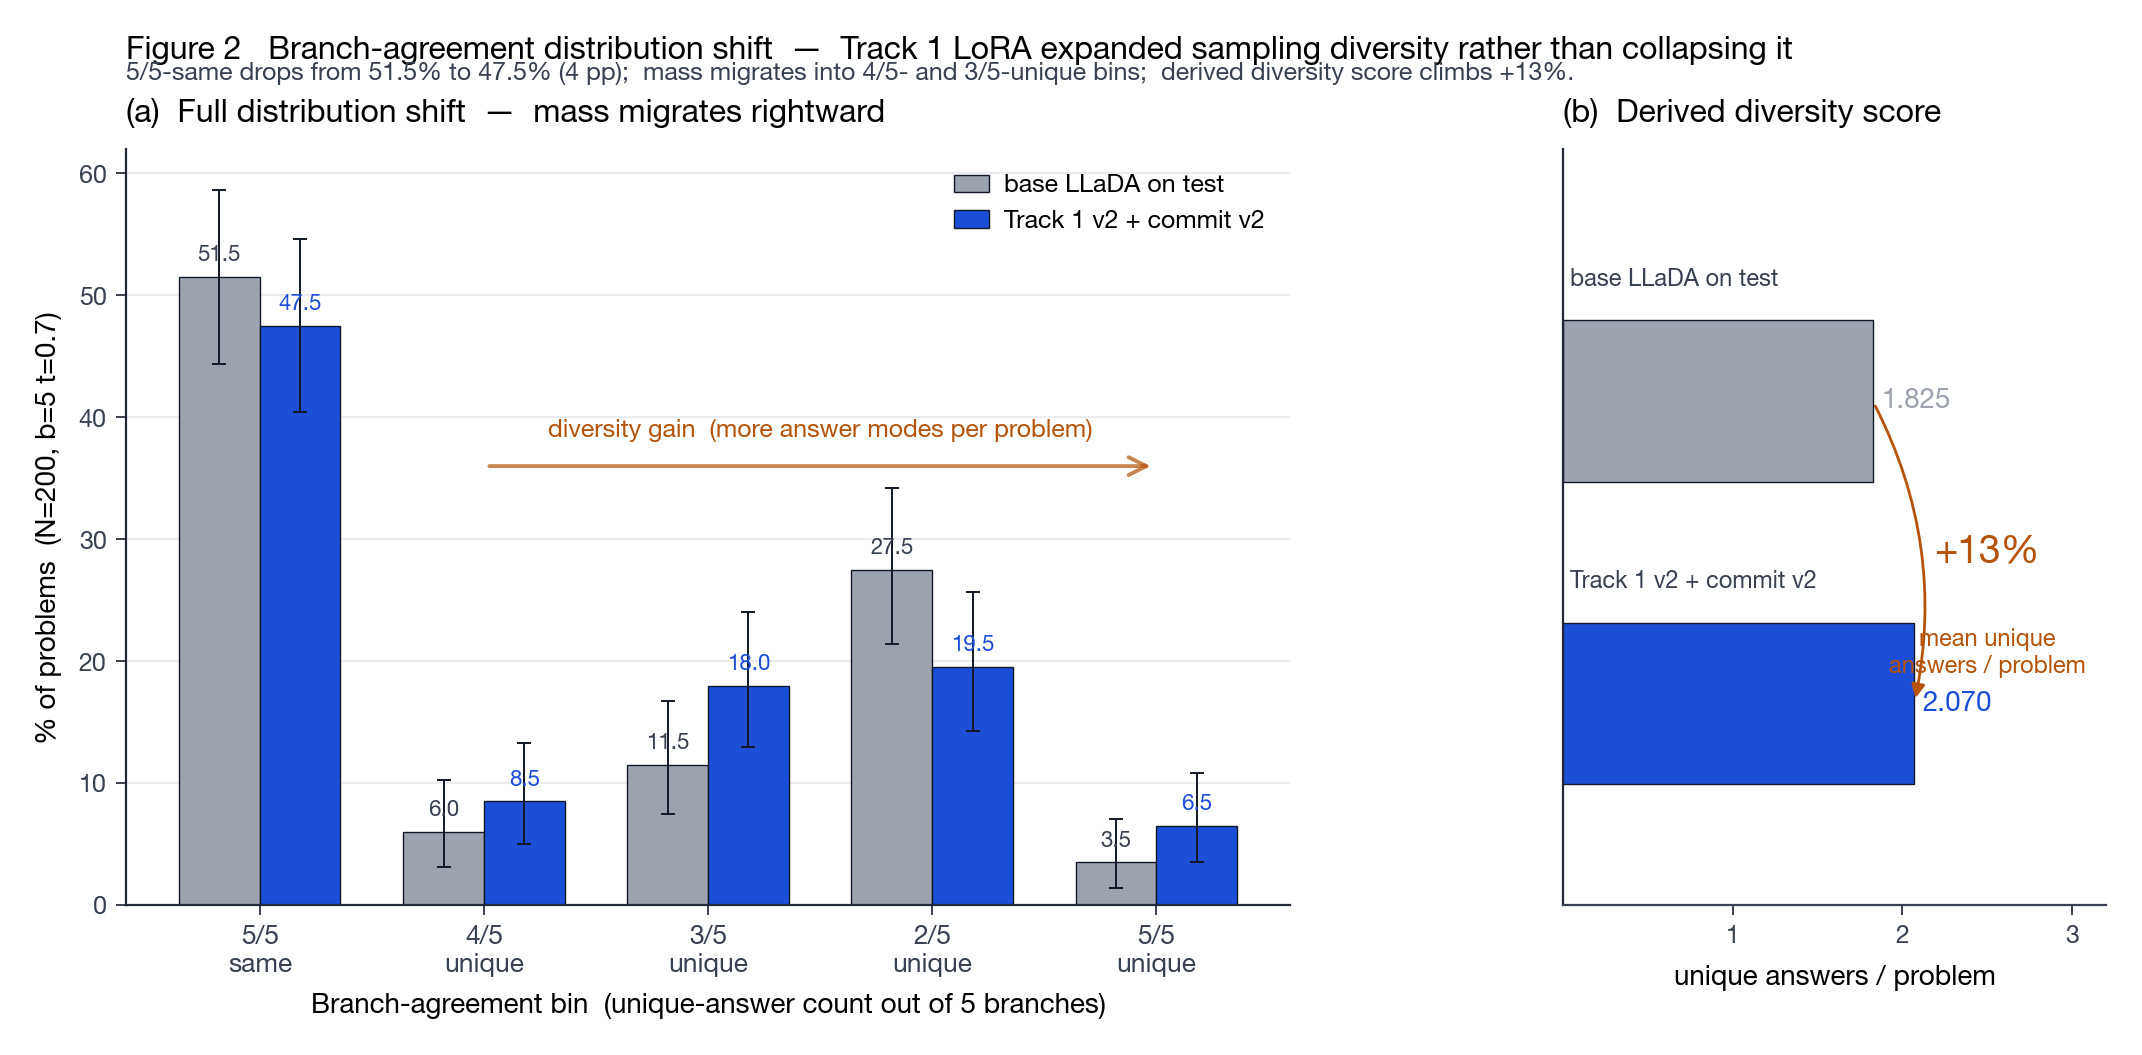

The script that saved this image:
"""Figure 2 — Branch-agreement distribution shift (diversity went UP).

Two-panel layout:
  (a) full 5-bin grouped distribution (5/5-same → 5/5-unique), base vs
      Track-1-v2+commit-v2, with Clopper-Pearson 95% CIs;
  (b) derived "diversity score" overlay — mean unique answers per
      problem, +13% bump (1.825 → 2.07) shown as an annotated horizontal
      bar pair.

Numbers come straight from `e2/RESULTS_TRACK1.md` §"Diversity-expansion
finding" and `scripts/binom_ci.py` HEADLINE list.

Outputs:
  phase2/figures/fig2_branch_agreement.png
  phase2/figures/fig2_branch_agreement.pdf
"""

from __future__ import annotations

import sys
from pathlib import Path

import matplotlib.pyplot as plt
import numpy as np
from scipy.stats import binomtest

REPO_ROOT = Path(__file__).resolve().parents[2]
HERE = Path(__file__).resolve().parent
sys.path.insert(0, str(HERE))
from palette import PALETTE  # noqa: E402

plt.style.use(str(HERE / "sfumato.mplstyle"))

OUT_DIR = HERE
RNG_SEED = 0
N = 200

BINS = ["5/5\nsame", "4/5\nunique", "3/5\nunique", "2/5\nunique", "5/5\nunique"]

# k counts for each bin (RESULTS_TRACK1.md & binom_ci.py HEADLINE)
BASE_K = [103, 12, 23, 55, 7]   # 51.5, 6.0, 11.5, 27.5, 3.5  %
LORA_K = [95,  17, 36, 39, 13]  # 47.5, 8.5, 18.0, 19.5, 6.5  %

# Diversity score = mean unique-answers/problem (bin index k unique × freq)
# precomputed in RESULTS_TRACK1.md: 1.825 → 2.07 (+13%)
BASE_MEAN_UNIQUE = 1.825
LORA_MEAN_UNIQUE = 2.07

BASE_LABEL = "base LLaDA on test"
LORA_LABEL = "Track 1 v2 + commit v2"


def cp_ci(k: int, n: int) -> tuple[float, float, float]:
    r = binomtest(k, n).proportion_ci(method="exact")
    return 100 * k / n, 100 * r.low, 100 * r.high


def draw() -> None:
    np.random.seed(RNG_SEED)

    base_pcts = [cp_ci(k, N)[0] for k in BASE_K]
    lora_pcts = [cp_ci(k, N)[0] for k in LORA_K]
    base_cis = [cp_ci(k, N) for k in BASE_K]
    lora_cis = [cp_ci(k, N) for k in LORA_K]

    fig = plt.figure(figsize=(11.0, 5.4))
    gs = fig.add_gridspec(
        1, 2, width_ratios=[3.0, 1.4], wspace=0.32,
        left=0.07, right=0.97, top=0.86, bottom=0.16,
    )
    ax = fig.add_subplot(gs[0, 0])
    ax2 = fig.add_subplot(gs[0, 1])

    # ---- Panel (a): grouped 5-bin distribution ------------------------
    x = np.arange(len(BINS))
    bw = 0.36
    base_bars = ax.bar(
        x - bw / 2, base_pcts, bw,
        color=PALETTE.base, edgecolor=PALETTE.ink, linewidth=0.5,
        label=BASE_LABEL, zorder=2,
    )
    lora_bars = ax.bar(
        x + bw / 2, lora_pcts, bw,
        color=PALETTE.v3, edgecolor=PALETTE.ink, linewidth=0.5,
        label=LORA_LABEL, zorder=2,
    )

    for i in range(len(BINS)):
        # CI whiskers
        ax.errorbar(
            x[i] - bw / 2, base_pcts[i],
            yerr=[[base_pcts[i] - base_cis[i][1]], [base_cis[i][2] - base_pcts[i]]],
            fmt="none", ecolor=PALETTE.ink, elinewidth=0.7,
            capsize=2.5, capthick=0.7, zorder=3,
        )
        ax.errorbar(
            x[i] + bw / 2, lora_pcts[i],
            yerr=[[lora_pcts[i] - lora_cis[i][1]], [lora_cis[i][2] - lora_pcts[i]]],
            fmt="none", ecolor=PALETTE.ink, elinewidth=0.7,
            capsize=2.5, capthick=0.7, zorder=3,
        )
        # Numeric labels
        ax.text(
            x[i] - bw / 2, base_pcts[i] + 1.0, f"{base_pcts[i]:.1f}",
            ha="center", va="bottom", fontsize=8.0, color=PALETTE.sub,
        )
        ax.text(
            x[i] + bw / 2, lora_pcts[i] + 1.0, f"{lora_pcts[i]:.1f}",
            ha="center", va="bottom", fontsize=8.0, color=PALETTE.v3,
            fontweight="semibold",
        )

    ax.set_xticks(x)
    ax.set_xticklabels(BINS, fontsize=9.5)
    ax.set_ylabel("% of problems  (N=200, b=5 t=0.7)")
    ax.set_xlabel("Branch-agreement bin  (unique-answer count out of 5 branches)")
    ax.set_ylim(0, 62)
    ax.set_title("(a)  Full distribution shift  —  mass migrates rightward")
    ax.legend(loc="upper right", fontsize=9, frameon=False)

    # Direction arrow showing rightward mass shift (placed up at y=37,
    # high enough to not collide with bars or value labels)
    ax.annotate(
        "", xy=(4.0, 36.0), xytext=(1.0, 36.0),
        arrowprops=dict(
            arrowstyle="->", color=PALETTE.warn, lw=1.4,
            alpha=0.7, mutation_scale=16,
        ),
    )
    ax.text(
        2.5, 38.0, "diversity gain  (more answer modes per problem)",
        ha="center", va="bottom", fontsize=9, color=PALETTE.warn,
        style="italic",
    )

    # ---- Panel (b): diversity-score derived metric --------------------
    # Horizontal bar pair: mean unique answers per problem
    metrics = [BASE_MEAN_UNIQUE, LORA_MEAN_UNIQUE]
    labels = [BASE_LABEL, LORA_LABEL]
    colors = [PALETTE.base, PALETTE.v3]
    y_pos = np.array([1.0, 0.4])
    bars = ax2.barh(
        y_pos, metrics, height=0.32,
        color=colors, edgecolor=PALETTE.ink, linewidth=0.5,
        zorder=2,
    )
    for ypos, val, lab, col in zip(y_pos, metrics, labels, colors):
        ax2.text(
            val + 0.05, ypos, f"{val:.3f}",
            va="center", ha="left", fontsize=10,
            color=col, fontweight="semibold",
        )
        ax2.text(
            0.04, ypos + 0.22, lab,
            va="bottom", ha="left", fontsize=8.5, color=PALETTE.sub,
        )

    # Delta annotation
    delta_pct = (LORA_MEAN_UNIQUE - BASE_MEAN_UNIQUE) / BASE_MEAN_UNIQUE * 100
    ax2.annotate(
        "", xy=(LORA_MEAN_UNIQUE, 0.4), xytext=(BASE_MEAN_UNIQUE, 1.0),
        arrowprops=dict(
            arrowstyle="-|>", color=PALETTE.warn, lw=1.0,
            connectionstyle="arc3,rad=-0.18", mutation_scale=10,
        ),
    )
    ax2.text(
        2.5, 0.7, f"+{delta_pct:.0f}%",
        ha="center", va="center", fontsize=14, fontweight="bold",
        color=PALETTE.warn,
    )
    ax2.text(
        2.5, 0.55, "mean unique\nanswers / problem",
        ha="center", va="top", fontsize=8.5, color=PALETTE.warn,
    )

    ax2.set_xlim(0, 3.2)
    ax2.set_ylim(0.0, 1.5)
    ax2.set_yticks([])
    ax2.set_xticks([1, 2, 3])
    ax2.set_xlabel("unique answers / problem")
    ax2.set_title("(b)  Derived diversity score")
    # Reduce panel-b chrome to draw eye to the metric
    ax2.spines["bottom"].set_color(PALETTE.sub)
    ax2.grid(False)
    ax2.tick_params(axis="x", colors=PALETTE.sub)

    # ---- Title + subtitle (figure-level) ------------------------------
    fig.suptitle(
        "Figure 2   Branch-agreement distribution shift  —  Track 1 LoRA expanded "
        "sampling diversity rather than collapsing it",
        fontsize=11.5, x=0.07, ha="left", y=0.965,
    )
    fig.text(
        0.07, 0.92,
        "5/5-same drops from 51.5% to 47.5% (4 pp);  mass migrates into 4/5- and "
        "3/5-unique bins;  derived diversity score climbs +13%.",
        fontsize=9, color=PALETTE.sub, ha="left", va="bottom",
    )

    for ext in ("pdf", "png"):
        out = OUT_DIR / f"fig2_branch_agreement.{ext}"
        fig.savefig(out)
        print(f"  wrote {out.relative_to(REPO_ROOT)}")
    plt.close(fig)


def main() -> int:
    draw()
    return 0


if __name__ == "__main__":
    raise SystemExit(main())
